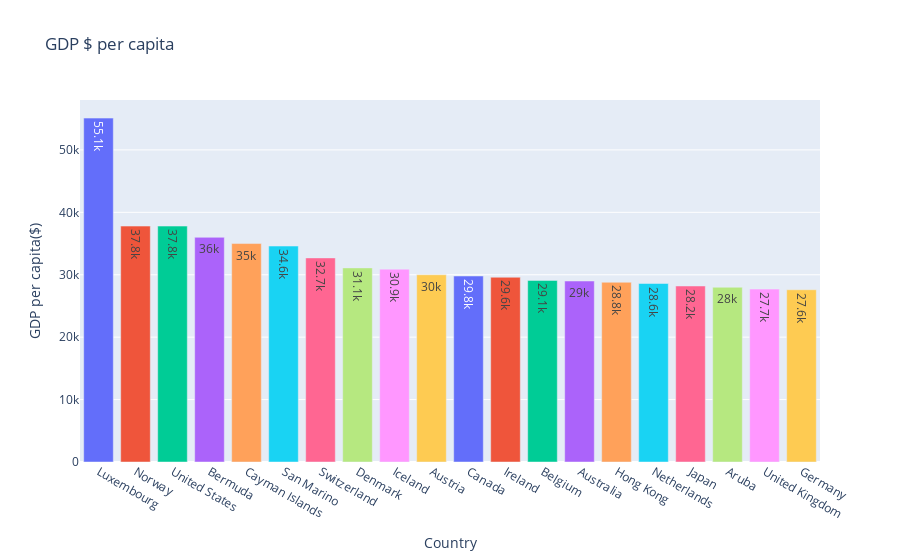

This figure's notebook cell:
### Code cell
gdp_percapita = countries.sort_values('GDP_$percapita',ascending=False)[:20]
title_='GDP $ per capita '
labels_ = {'GDP_$percapita':'GDP per capita($)'}

fig1 = px.bar(gdp_percapita, x = 'Country', y = 'GDP_$percapita', color='Country',
              title=title_,
              labels=labels_,
               text_auto = True)
fig1.update_layout(showlegend=False)
fig1.show()

### Figure 1 — Plotly figure (JSON) as saved in the notebook; plotly's stock layout.template omitted (floating-point values rounded to 4 significant figures)
{"data": [{"alignmentgroup": "True", "hovertemplate": "Country=%{x}<br>GDP per capita($)=%{y}<extra></extra>", "legendgroup": "Luxembourg ", "marker": {"color": "#636efa", "pattern": {"shape": ""}}, "name": "Luxembourg ", "offsetgroup": "Luxembourg ", "orientation": "v", "showlegend": true, "textposition": "auto", "texttemplate": "%{y}", "type": "bar", "x": ["Luxembourg "], "xaxis": "x", "y": [55100], "yaxis": "y"}, {"alignmentgroup": "True", "hovertemplate": "Country=%{x}<br>GDP per capita($)=%{y}<extra></extra>", "legendgroup": "Norway ", "marker": {"color": "#EF553B", "pattern": {"shape": ""}}, "name": "Norway ", "offsetgroup": "Norway ", "orientation": "v", "showlegend": true, "textposition": "auto", "texttemplate": "%{y}", "type": "bar", "x": ["Norway "], "xaxis": "x", "y": [37800], "yaxis": "y"}, {"alignmentgroup": "True", "hovertemplate": "Country=%{x}<br>GDP per capita($)=%{y}<extra></extra>", "legendgroup": "United States ", "marker": {"color": "#00cc96", "pattern": {"shape": ""}}, "name": "United States ", "offsetgroup": "United States ", "orientation": "v", "showlegend": true, "textposition": "auto", "texttemplate": "%{y}", "type": "bar", "x": ["United States "], "xaxis": "x", "y": [37800], "yaxis": "y"}, {"alignmentgroup": "True", "hovertemplate": "Country=%{x}<br>GDP per capita($)=%{y}<extra></extra>", "legendgroup": "Bermuda ", "marker": {"color": "#ab63fa", "pattern": {"shape": ""}}, "name": "Bermuda ", "offsetgroup": "Bermuda ", "orientation": "v", "showlegend": true, "textposition": "auto", "texttemplate": "%{y}", "type": "bar", "x": ["Bermuda "], "xaxis": "x", "y": [36000], "yaxis": "y"}, {"alignmentgroup": "True", "hovertemplate": "Country=%{x}<br>GDP per capita($)=%{y}<extra></extra>", "legendgroup": "Cayman Islands ", "marker": {"color": "#FFA15A", "pattern": {"shape": ""}}, "name": "Cayman Islands ", "offsetgroup": "Cayman Islands ", "orientation": "v", "showlegend": true, "textposition": "auto", "texttemplate": "%{y}", "type": "bar", "x": ["Cayman Islands "], "xaxis": "x", "y": [35000], "yaxis": "y"}, {"alignmentgroup": "True", "hovertemplate": "Country=%{x}<br>GDP per capita($)=%{y}<extra></extra>", "legendgroup": "San Marino ", "marker": {"color": "#19d3f3", "pattern": {"shape": ""}}, "name": "San Marino ", "offsetgroup": "San Marino ", "orientation": "v", "showlegend": true, "textposition": "auto", "texttemplate": "%{y}", "type": "bar", "x": ["San Marino "], "xaxis": "x", "y": [34600], "yaxis": "y"}, {"alignmentgroup": "True", "hovertemplate": "Country=%{x}<br>GDP per capita($)=%{y}<extra></extra>", "legendgroup": "Switzerland ", "marker": {"color": "#FF6692", "pattern": {"shape": ""}}, "name": "Switzerland ", "offsetgroup": "Switzerland ", "orientation": "v", "showlegend": true, "textposition": "auto", "texttemplate": "%{y}", "type": "bar", "x": ["Switzerland "], "xaxis": "x", "y": [32700], "yaxis": "y"}, {"alignmentgroup": "True", "hovertemplate": "Country=%{x}<br>GDP per capita($)=%{y}<extra></extra>", "legendgroup": "Denmark ", "marker": {"color": "#B6E880", "pattern": {"shape": ""}}, "name": "Denmark ", "offsetgroup": "Denmark ", "orientation": "v", "showlegend": true, "textposition": "auto", "texttemplate": "%{y}", "type": "bar", "x": ["Denmark "], "xaxis": "x", "y": [31100], "yaxis": "y"}, {"alignmentgroup": "True", "hovertemplate": "Country=%{x}<br>GDP per capita($)=%{y}<extra></extra>", "legendgroup": "Iceland ", "marker": {"color": "#FF97FF", "pattern": {"shape": ""}}, "name": "Iceland ", "offsetgroup": "Iceland ", "orientation": "v", "showlegend": true, "textposition": "auto", "texttemplate": "%{y}", "type": "bar", "x": ["Iceland "], "xaxis": "x", "y": [30900], "yaxis": "y"}, {"alignmentgroup": "True", "hovertemplate": "Country=%{x}<br>GDP per capita($)=%{y}<extra></extra>", "legendgroup": "Austria ", "marker": {"color": "#FECB52", "pattern": {"shape": ""}}, "name": "Austria ", "offsetgroup": "Austria ", "orientation": "v", "showlegend": true, "textposition": "auto", "texttemplate": "%{y}", "type": "bar", "x": ["Austria "], "xaxis": "x", "y": [30000], "yaxis": "y"}, {"alignmentgroup": "True", "hovertemplate": "Country=%{x}<br>GDP per capita($)=%{y}<extra></extra>", "legendgroup": "Canada ", "marker": {"color": "#636efa", "pattern": {"shape": ""}}, "name": "Canada ", "offsetgroup": "Canada ", "orientation": "v", "showlegend": true, "textposition": "auto", "texttemplate": "%{y}", "type": "bar", "x": ["Canada "], "xaxis": "x", "y": [29800], "yaxis": "y"}, {"alignmentgroup": "True", "hovertemplate": "Country=%{x}<br>GDP per capita($)=%{y}<extra></extra>", "legendgroup": "Ireland ", "marker": {"color": "#EF553B", "pattern": {"shape": ""}}, "name": "Ireland ", "offsetgroup": "Ireland ", "orientation": "v", "showlegend": true, "textposition": "auto", "texttemplate": "%{y}", "type": "bar", "x": ["Ireland "], "xaxis": "x", "y": [29600], "yaxis": "y"}, {"alignmentgroup": "True", "hovertemplate": "Country=%{x}<br>GDP per capita($)=%{y}<extra></extra>", "legendgroup": "Belgium ", "marker": {"color": "#00cc96", "pattern": {"shape": ""}}, "name": "Belgium ", "offsetgroup": "Belgium ", "orientation": "v", "showlegend": true, "textposition": "auto", "texttemplate": "%{y}", "type": "bar", "x": ["Belgium "], "xaxis": "x", "y": [29100], "yaxis": "y"}, {"alignmentgroup": "True", "hovertemplate": "Country=%{x}<br>GDP per capita($)=%{y}<extra></extra>", "legendgroup": "Australia ", "marker": {"color": "#ab63fa", "pattern": {"shape": ""}}, "name": "Australia ", "offsetgroup": "Australia ", "orientation": "v", "showlegend": true, "textposition": "auto", "texttemplate": "%{y}", "type": "bar", "x": ["Australia "], "xaxis": "x", "y": [29000], "yaxis": "y"}, {"alignmentgroup": "True", "hovertemplate": "Country=%{x}<br>GDP per capita($)=%{y}<extra></extra>", "legendgroup": "Hong Kong ", "marker": {"color": "#FFA15A", "pattern": {"shape": ""}}, "name": "Hong Kong ", "offsetgroup": "Hong Kong ", "orientation": "v", "showlegend": true, "textposition": "auto", "texttemplate": "%{y}", "type": "bar", "x": ["Hong Kong "], "xaxis": "x", "y": [28800], "yaxis": "y"}, {"alignmentgroup": "True", "hovertemplate": "Country=%{x}<br>GDP per capita($)=%{y}<extra></extra>", "legendgroup": "Netherlands ", "marker": {"color": "#19d3f3", "pattern": {"shape": ""}}, "name": "Netherlands ", "offsetgroup": "Netherlands ", "orientation": "v", "showlegend": true, "textposition": "auto", "texttemplate": "%{y}", "type": "bar", "x": ["Netherlands "], "xaxis": "x", "y": [28600], "yaxis": "y"}, {"alignmentgroup": "True", "hovertemplate": "Country=%{x}<br>GDP per capita($)=%{y}<extra></extra>", "legendgroup": "Japan ", "marker": {"color": "#FF6692", "pattern": {"shape": ""}}, "name": "Japan ", "offsetgroup": "Japan ", "orientation": "v", "showlegend": true, "textposition": "auto", "texttemplate": "%{y}", "type": "bar", "x": ["Japan "], "xaxis": "x", "y": [28200], "yaxis": "y"}, {"alignmentgroup": "True", "hovertemplate": "Country=%{x}<br>GDP per capita($)=%{y}<extra></extra>", "legendgroup": "Aruba ", "marker": {"color": "#B6E880", "pattern": {"shape": ""}}, "name": "Aruba ", "offsetgroup": "Aruba ", "orientation": "v", "showlegend": true, "textposition": "auto", "texttemplate": "%{y}", "type": "bar", "x": ["Aruba "], "xaxis": "x", "y": [28000], "yaxis": "y"}, {"alignmentgroup": "True", "hovertemplate": "Country=%{x}<br>GDP per capita($)=%{y}<extra></extra>", "legendgroup": "United Kingdom ", "marker": {"color": "#FF97FF", "pattern": {"shape": ""}}, "name": "United Kingdom ", "offsetgroup": "United Kingdom ", "orientation": "v", "showlegend": true, "textposition": "auto", "texttemplate": "%{y}", "type": "bar", "x": ["United Kingdom "], "xaxis": "x", "y": [27700], "yaxis": "y"}, {"alignmentgroup": "True", "hovertemplate": "Country=%{x}<br>GDP per capita($)=%{y}<extra></extra>", "legendgroup": "Germany ", "marker": {"color": "#FECB52", "pattern": {"shape": ""}}, "name": "Germany ", "offsetgroup": "Germany ", "orientation": "v", "showlegend": true, "textposition": "auto", "texttemplate": "%{y}", "type": "bar", "x": ["Germany "], "xaxis": "x", "y": [27600], "yaxis": "y"}], "layout": {"barmode": "relative", "legend": {"title": {"text": "Country"}, "tracegroupgap": 0}, "showlegend": false, "title": {"text": "GDP $ per capita "}, "xaxis": {"anchor": "y", "categoryarray": ["Luxembourg ", "Norway ", "United States ", "Bermuda ", "Cayman Islands ", "San Marino ", "Switzerland ", "Denmark ", "Iceland ", "Austria ", "Canada ", "Ireland ", "Belgium ", "Australia ", "Hong Kong ", "Netherlands ", "Japan ", "Aruba ", "United Kingdom ", "Germany "], "categoryorder": "array", "domain": [0, 1], "title": {"text": "Country"}}, "yaxis": {"anchor": "x", "domain": [0, 1], "title": {"text": "GDP per capita($)"}}}}
